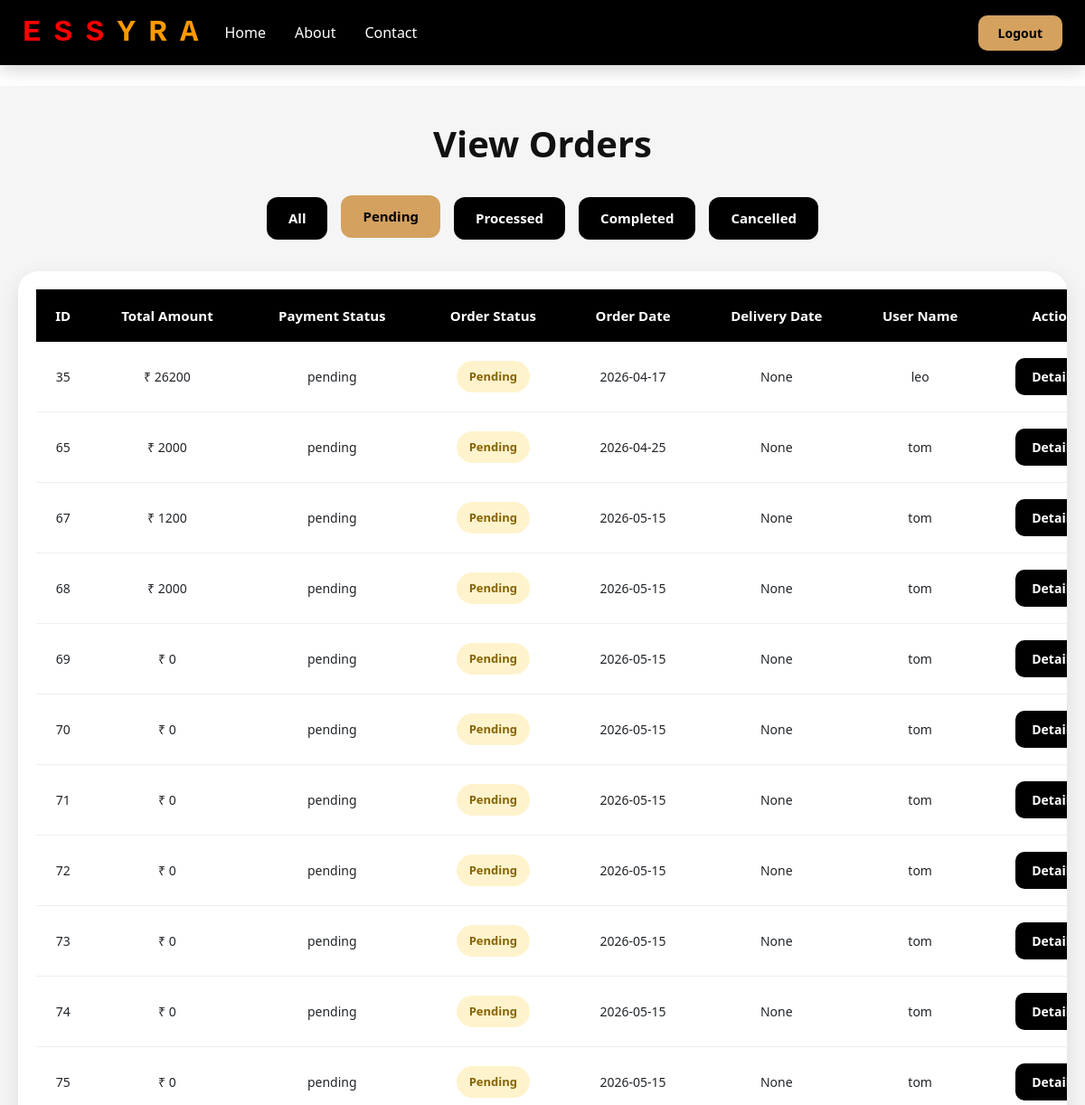
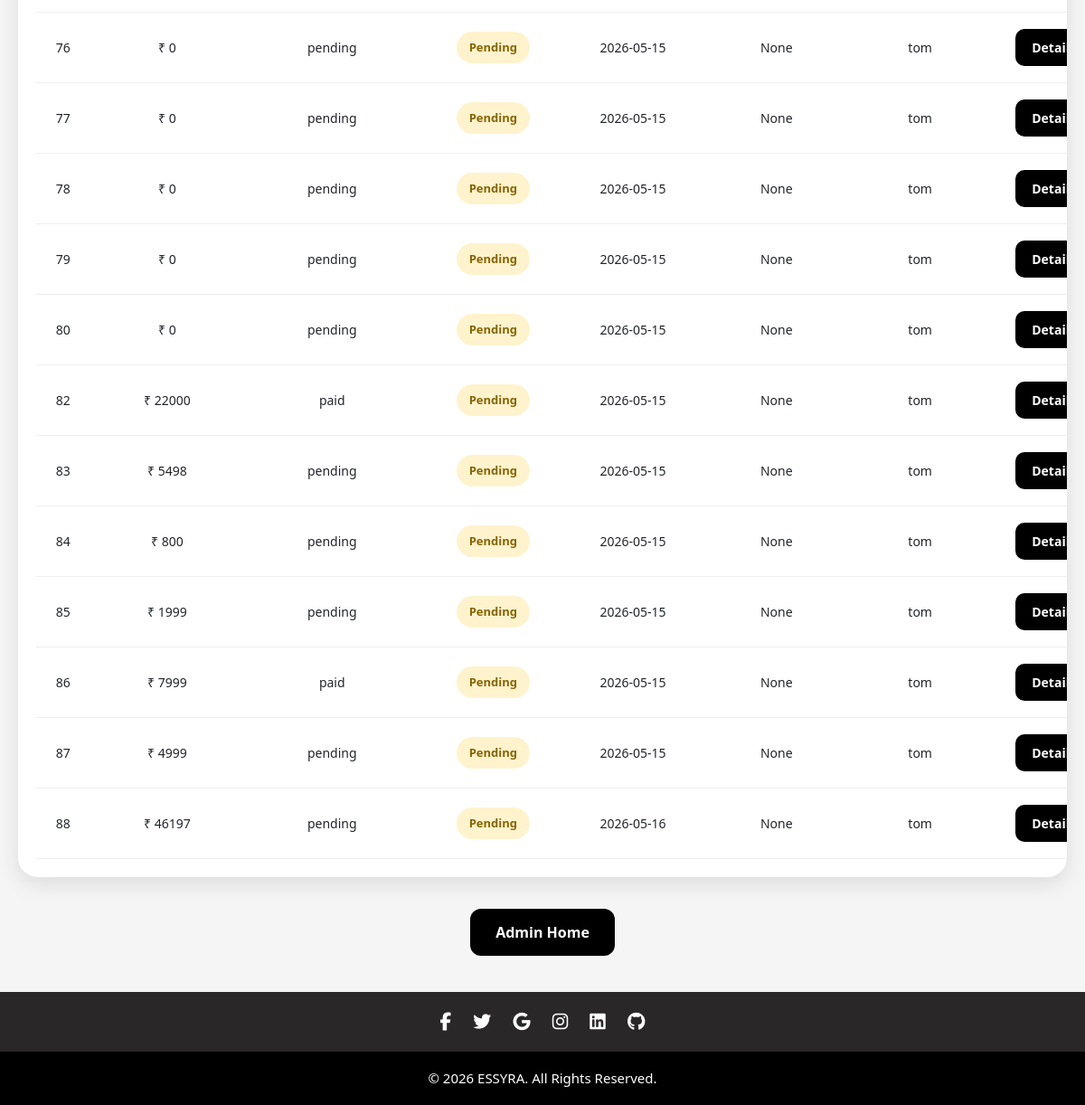
The page /vorders?status=pending on the database its author committed (2 pictures, top to bottom).
### user/models.py (models this page shows)
class Order(models.Model):
    user=models.ForeignKey(User,on_delete=models.CASCADE)
    totalamount=models.IntegerField()
    paymentmethod=models.CharField(max_length=50)
    paymentstatus=models.CharField(max_length=50,default='pending')
    orderstatus=models.CharField(max_length=50,default='pending')
    Carrier=models.CharField(max_length=100,null=True,blank=True)
    trackingid=models.CharField(max_length=100,null=True,blank=True)
    orderdate=models.CharField(max_length=50)
    deliverydate=models.CharField(max_length=50,null=True,blank=True)

### manager/views.py (the view)
# urls.py: path('vorders',views.vieworders,name='vorders'),
def vieworders(request):
    status=request.GET.get('status')
    if status == 'pending':
        o=Order.objects.filter(orderstatus='pending')
    elif status == 'all':
        o=Order.objects.all()
    elif status =='Processed':
        o=Order.objects.filter(orderstatus='Processed')
    elif status =='Completed':
        o=Order.objects.filter(orderstatus='Completed')
    elif status =='Cancelled':
        o=Order.objects.filter(orderstatus='Cancelled')
    else:
        o=Order.objects.all()
    return render(request,'manager/vorders.html',{'data':o})

### template/manager/vorders.html (shortened to what this page needs)
{% extends 'common/base5.html' %}
{% block content %}
<div class="orders-container">
    <h2 class="orders-title">
        View Orders
    </h2>
    <div class="filter-wrapper">
        <a href="?status=all">
            <button class="filter-btn">All</button>
        </a>
        <a href="?status=pending">
            <button class="filter-btn">Pending</button>
        </a>
        <a href="?status=Processed">
            <button class="filter-btn">Processed</button>
        </a>
        <a href="?status=Completed">
            <button class="filter-btn">Completed</button>
        </a>
        <a href="?status=Cancelled">
            <button class="filter-btn">Cancelled</button>
        </a>
    </div>
    <div class="table-wrapper">
        <table class="orders-table">
            <thead>
                <tr>
                    <th>ID</th>
                    <th>Total Amount</th>
                    <th>Payment Status</th>
                    <th>Order Status</th>
                    <th>Order Date</th>
                    <th>Delivery Date</th>
                    <th>User Name</th>
                    <th>Action</th>
                </tr>
            </thead>
            <tbody>
                {% for i in data %}
                <tr>
                    <td>{{i.id}}</td>
                    <td>₹ {{i.totalamount}}</td>
                    <td>{{i.paymentstatus}}</td>
                    <td>
                        {% if i.orderstatus == 'pending' %}
                            <span class="status-badge pending">
                                Pending
                            </span>
                        {% elif i.orderstatus == 'Processed' %}
                            <span class="status-badge processed">
                                Processed
                            </span>
                        {% elif i.orderstatus == 'Completed' %}
                            <span class="status-badge completed">
                                Completed
                            </span>
                        {% elif i.orderstatus == 'Cancelled' %}
                            <span class="status-badge cancelled">
                                Cancelled
                            </span>
                        {% endif %}
                    </td>
                    <td>{{i.orderdate}}</td>
                    <td>{{i.deliverydate}}</td>
                    <td>{{i.user.username}}</td>
                    <td>
                        {% if i.orderstatus == 'pending' %}
                            <a href="{% url 'vodetails' i.id %}"
                               class="action-btn details-btn">
                                Details
                            </a>
                        {% else %}
                            <label>Nill</label>
                        {% endif %}
                    </td>
                </tr>
                {% endfor %}
            </tbody>
        </table>
    </div>
    <div class="admin-home">
        <a href="{% url 'mgrhome' %}" class="admin-btn">
            Admin Home
        </a>
    </div>
</div>
{% endblock %}

### template/common/base5.html (style rules this page uses)
body { padding-top:95px; background-color:#ffffff; overflow-x:hidden; }

### template/manager/vorders.html (style rules this page uses)
.orders-container { min-height:100vh; background:#f5f5f5; padding:40px 20px; }
.orders-title { text-align:center; font-size:40px; font-weight:700; margin-bottom:35px; color:#111; }
.filter-wrapper { display:flex; justify-content:center; flex-wrap:wrap; gap:15px; margin-bottom:35px; }
.filter-btn { padding:12px 24px; border:none; border-radius:12px; background:#000; color:#fff; font-size:15px; font-weight:600; transition:0.3s; cursor:pointer; }
.filter-btn:hover, .filter-btn.active { background:#d4a15f; color:#000; transform:translateY(-2px); }
.table-wrapper { overflow-x:auto; background:#fff; border-radius:22px; padding:20px; box-shadow:0 8px 25px rgba(0,0,0,0.1); }
.orders-table { width:100%; border-collapse:collapse; min-width:1200px; }
.orders-table thead { background:#000; }
.orders-table th { color:#fff; padding:18px 14px; text-align:center; font-size:15px; font-weight:600; }
.orders-table td { padding:18px 14px; text-align:center; border-bottom:1px solid #eee; font-size:14px; vertical-align:middle; }
.status-badge { padding:8px 14px; border-radius:30px; font-size:13px; font-weight:600; display:inline-block; }
.pending { background:#fff3cd; color:#856404; }
.action-btn { padding:10px 18px; border:none; border-radius:10px; font-size:14px; font-weight:600; text-decoration:none; display:inline-block; transition:0.3s; }
.details-btn { background:#000; color:#fff; }
.admin-home { text-align:center; margin-top:35px; }
.admin-btn { display:inline-block; padding:14px 28px; border-radius:12px; background:#000; color:#fff; text-decoration:none; font-size:16px; font-weight:600; transition:0.3s; }

### rows shown on the page
Order: id "35", totalamount "26200", paymentstatus "pending", orderstatus "Pending", orderdate "2026-04-17", deliverydate "None", user.username "leo"
Order: id "65", totalamount "2000", paymentstatus "pending", orderstatus "Pending", orderdate "2026-04-25", deliverydate "None", user.username "tom"
Order: id "67", totalamount "1200", paymentstatus "pending", orderstatus "Pending", orderdate "2026-05-15", deliverydate "None", user.username "tom"
Order: id "68", totalamount "2000", paymentstatus "pending", orderstatus "Pending", orderdate "2026-05-15", deliverydate "None", user.username "tom"
Order: id "69", totalamount "0", paymentstatus "pending", orderstatus "Pending", orderdate "2026-05-15", deliverydate "None", user.username "tom"
Order: id "70", totalamount "0", paymentstatus "pending", orderstatus "Pending", orderdate "2026-05-15", deliverydate "None", user.username "tom"
Order: id "71", totalamount "0", paymentstatus "pending", orderstatus "Pending", orderdate "2026-05-15", deliverydate "None", user.username "tom"
Order: id "72", totalamount "0", paymentstatus "pending", orderstatus "Pending", orderdate "2026-05-15", deliverydate "None", user.username "tom"
Order: id "73", totalamount "0", paymentstatus "pending", orderstatus "Pending", orderdate "2026-05-15", deliverydate "None", user.username "tom"
Order: id "74", totalamount "0", paymentstatus "pending", orderstatus "Pending", orderdate "2026-05-15", deliverydate "None", user.username "tom"
Order: id "75", totalamount "0", paymentstatus "pending", orderstatus "Pending", orderdate "2026-05-15", deliverydate "None", user.username "tom"
Order: id "76", totalamount "0", paymentstatus "pending", orderstatus "Pending", orderdate "2026-05-15", deliverydate "None", user.username "tom"
Order: id "77", totalamount "0", paymentstatus "pending", orderstatus "Pending", orderdate "2026-05-15", deliverydate "None", user.username "tom"
Order: id "78", totalamount "0", paymentstatus "pending", orderstatus "Pending", orderdate "2026-05-15", deliverydate "None", user.username "tom"
Order: id "79", totalamount "0", paymentstatus "pending", orderstatus "Pending", orderdate "2026-05-15", deliverydate "None", user.username "tom"
Order: id "80", totalamount "0", paymentstatus "pending", orderstatus "Pending", orderdate "2026-05-15", deliverydate "None", user.username "tom"
Order: id "82", totalamount "22000", paymentstatus "paid", orderstatus "Pending", orderdate "2026-05-15", deliverydate "None", user.username "tom"
Order: id "83", totalamount "5498", paymentstatus "pending", orderstatus "Pending", orderdate "2026-05-15", deliverydate "None", user.username "tom"
Order: id "84", totalamount "800", paymentstatus "pending", orderstatus "Pending", orderdate "2026-05-15", deliverydate "None", user.username "tom"
Order: id "85", totalamount "1999", paymentstatus "pending", orderstatus "Pending", orderdate "2026-05-15", deliverydate "None", user.username "tom"
Order: id "86", totalamount "7999", paymentstatus "paid", orderstatus "Pending", orderdate "2026-05-15", deliverydate "None", user.username "tom"
Order: id "87", totalamount "4999", paymentstatus "pending", orderstatus "Pending", orderdate "2026-05-15", deliverydate "None", user.username "tom"
Order: id "88", totalamount "46197", paymentstatus "pending", orderstatus "Pending", orderdate "2026-05-16", deliverydate "None", user.username "tom"
